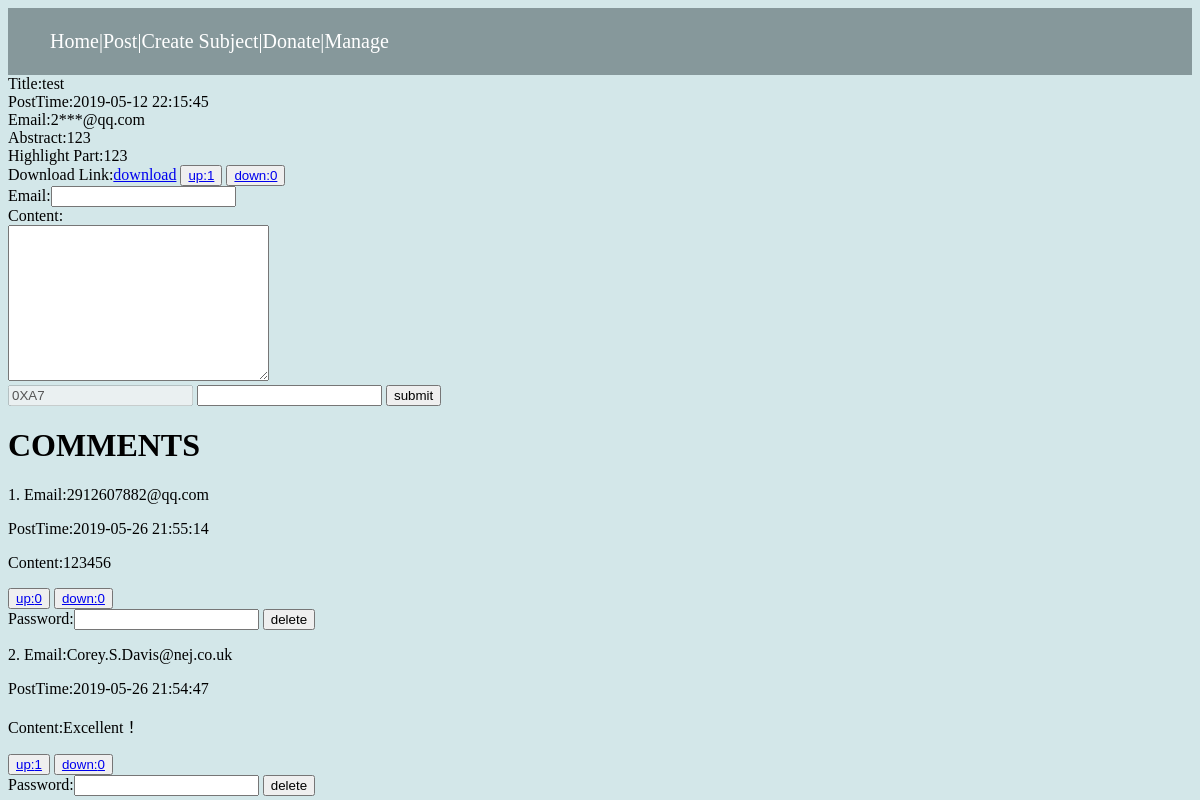
The app's page /manage/article/9 with its own data.
### model.py (models this page shows, shortened)
class Article(db.Model):
    __tablename__ = 'article'
    id = db.Column(db.Integer,primary_key=True)
    title = db.Column(db.Text)
    user_id = db.Column(db.Text,db.ForeignKey('user.id'))
    subject_id = db.Column(db.Integer,db.ForeignKey('subject.id'))
    abstract = db.Column(db.Text)
    highlight_part = db.Column(db.Text)
    postTime = db.Column(db.Text)
    accessNum = db.Column(db.Integer,default=0)
    commentNum = db.Column(db.Integer,default=0)
    upvoteNum = db.Column(db.Integer,default=0)
    downvoteNum = db.Column(db.Integer,default=0)
    hided = db.Column(db.Integer,default=0)
    dl_link = db.Column(db.Text)
    comments = db.relationship('Comment')
    user = db.relationship('User', lazy='subquery')

class User(db.Model):
    __tablename__ = 'user'
    id = db.Column(db.Integer, primary_key=True)
    email = db.Column(db.Text)
    articles = db.relationship('Article')
    comments = db.relationship('Comment')

class Comment(db.Model):
    __tablename__ = 'comment'
    id = db.Column(db.Integer,primary_key=True)
    user_id = db.Column(db.Text, db.ForeignKey('user.id'))
    email = db.Column(db.Text)
    article_id = db.Column(db.Integer,db.ForeignKey('article.id'))
    content = db.Column(db.Text)
    score = 0
    postTime = db.Column(db.Text)
    accessNum = db.Column(db.Integer,default=0)
    commentNum = db.Column(db.Integer,default=0)
    upvoteNum = db.Column(db.Integer,default=0)
    downvoteNum = db.Column(db.Integer,default=0)

### app.py (the view)
@app.route('/manage/article/<article_id>')
def manage_article(article_id):
    article = articleService.find_by_id(article_id)
    user = userService.find_by_id(article.user_id)
    ip = ipService.find_ip_by_ip(request.remote_addr)
    aip = ipService.find_aip_both(article_id,ip.id)
    comments = commentService.find_by_articleid(article_id)
    comments.reverse()
    if aip is None:#第一次访问
        aip = ArticleIp(ip_id=ip.id,article_id=article_id,vote_state=0)
        ipService.insert(aip)
        articleService.addAccess(article)
    return render_template('article.html',article = article,user=user,comments=comments,flag=1)

### app.py (called while the page is built)
@app.before_request
def before_request():
    addr = request.remote_addr
    ip = ipService.find_ip_by_ip(addr)
    if ip is None:
        ip = IP(addr=addr, is_blocked=0)
        ipService.insert(ip)
    elif ip.is_blocked == 1:
        os.abort(403)

### services.py (called while the page is built)
    def find_by_id(self,id):
        article = Article.query.filter_by(id=id).first()
        return article

    def find_by_id(self,user_id):
        user = User.query.filter_by(id=user_id).first()
        return user

    def find_ip_by_ip(self,addr):
        ip = IP.query.filter_by(addr=addr).first()
        return ip

    def find_aip_both(self,article_id,ip_id):
        aip = ArticleIp.query.filter_by(article_id=article_id, ip_id=ip_id).first()
        return aip

    def find_by_articleid(self,article_id):
        return Comment.query.filter_by(article_id=article_id).all()

### templates/article.html (shortened to what this page needs)
{% extends "base.html" %}
{% block content %}
<div class="articlePage">
        Title:{{ article.title }}<br/>
        PostTime:{{ article.postTime }}<br/>
        Email:{{ user.email[0]+"***"+user.email[user.email.index('@'):] }}<br/>
        Abstract:{{ article.abstract }}<br/>
        Highlight Part:{{ article.highlight_part }}<br/>
        Download Link:<a href="../{{ article.dl_link }}">download</a>
        <button><a href="../upvote/{{ article.id }}">up:{{ article.upvoteNum }}</a></button>
        <button><a href="../downvote/{{ article.id }}">down:{{ article.downvoteNum }}</a></button>
 </div>
<div class="post comment" >
    <form action="/{{ article.id }}/comment" method="post"  id="form">
         Email:<input type="email" name="email" required><br/>
         Content:<br/> <textarea name="content" id="" cols="30" rows="10"></textarea><br/>
    </form>
    <input type="text" id="code" disabled>
    <input type="text" id="input">
    <button onclick="validate()">submit</button>
</div>
 <div class="comment" >
 <h1>COMMENTS</h1>
    {% for comment in comments %}
        <p>{{ loop.index }}. Email:{{ comment.email }}</p>
        <p>PostTime:{{ comment.postTime }}</p>
        <p> Content:{{ comment.content }}</p>
        <button><a href="../cupvote/{{ comment.id }}">up:{{ comment.upvoteNum }}</a></button>
        <button><a href="../cdownvote/{{ comment.id }}">down:{{ comment.downvoteNum }}</a></button>
        {% if flag==1 %}
            <form action="../cdelete/{{ comment.id }}" method="post">
                Password:<input type="password" name="psw">
                <input type="submit" value="delete">
            </form>
        {% endif %}
    {% endfor %}
 </div>
{% endblock %}

### records on screen
Article: title "test", postTime "2019-05-12 22:15:45", abstract "123", highlight_part "123", upvoteNum "1", downvoteNum "0"
User: email "2***@qq.com"
Comment: email "2912607882@qq.com", postTime "2019-05-26 21:55:14", content "123456", upvoteNum "0", downvoteNum "0"
Comment: email "Corey.S.Davis@nej.co.uk", postTime "2019-05-26 21:54:47", content "Excellent！", upvoteNum "1", downvoteNum "0"
